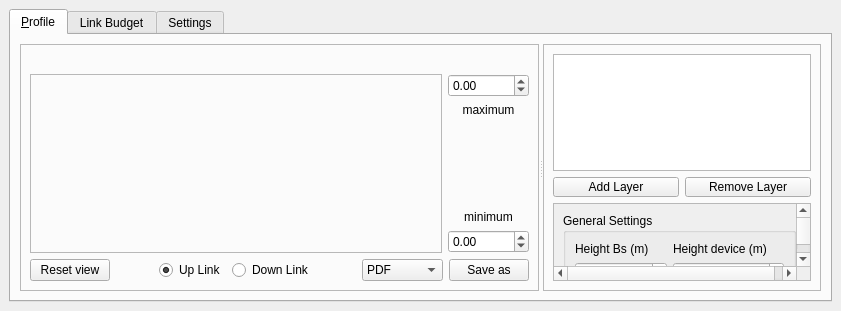
<?xml version="1.0" encoding="UTF-8"?>
<ui version="4.0">
 <class>ProfileTool</class>
 <widget class="QDockWidget" name="ProfileTool">
  <property name="geometry">
   <rect>
    <x>0</x>
    <y>0</y>
    <width>841</width>
    <height>311</height>
   </rect>
  </property>
  <property name="windowTitle">
   <string>SigFox Profile Tool</string>
  </property>
  <widget class="QWidget" name="dockWidgetContents">
   <property name="sizePolicy">
    <sizepolicy hsizetype="Expanding" vsizetype="Expanding">
     <horstretch>0</horstretch>
     <verstretch>0</verstretch>
    </sizepolicy>
   </property>
   <layout class="QVBoxLayout" name="verticalLayout">
    <item>
     <widget class="QTabWidget" name="PtxBs">
      <property name="enabled">
       <bool>true</bool>
      </property>
      <property name="autoFillBackground">
       <bool>true</bool>
      </property>
      <property name="tabPosition">
       <enum>QTabWidget::North</enum>
      </property>
      <property name="tabShape">
       <enum>QTabWidget::Rounded</enum>
      </property>
      <property name="currentIndex">
       <number>0</number>
      </property>
      <property name="elideMode">
       <enum>Qt::ElideNone</enum>
      </property>
      <property name="usesScrollButtons">
       <bool>true</bool>
      </property>
      <widget class="QWidget" name="tab_1">
       <property name="sizePolicy">
        <sizepolicy hsizetype="Expanding" vsizetype="Expanding">
         <horstretch>0</horstretch>
         <verstretch>0</verstretch>
        </sizepolicy>
       </property>
       <attribute name="title">
        <string>&amp;Profile</string>
       </attribute>
       <layout class="QHBoxLayout" name="horizontalLayout_5">
        <item>
         <widget class="QSplitter" name="splitter">
          <property name="orientation">
           <enum>Qt::Horizontal</enum>
          </property>
          <widget class="QFrame" name="frame">
           <property name="minimumSize">
            <size>
             <width>393</width>
             <height>186</height>
            </size>
           </property>
           <property name="frameShape">
            <enum>QFrame::StyledPanel</enum>
           </property>
           <property name="frameShadow">
            <enum>QFrame::Raised</enum>
           </property>
           <layout class="QGridLayout" name="gridLayout_3">
            <item row="1" column="0">
             <widget class="QFrame" name="frame_for_plot">
              <property name="sizePolicy">
               <sizepolicy hsizetype="Expanding" vsizetype="Preferred">
                <horstretch>0</horstretch>
                <verstretch>1</verstretch>
               </sizepolicy>
              </property>
              <property name="frameShape">
               <enum>QFrame::StyledPanel</enum>
              </property>
              <property name="frameShadow">
               <enum>QFrame::Raised</enum>
              </property>
              <layout class="QVBoxLayout" name="verticalLayout_4"/>
             </widget>
            </item>
            <item row="0" column="0" colspan="2">
             <layout class="QHBoxLayout" name="horizontalLayout_7">
              <property name="rightMargin">
               <number>0</number>
              </property>
              <property name="bottomMargin">
               <number>0</number>
              </property>
              <item>
               <widget class="QLabel" name="lossPropagationlabel">
                <property name="text">
                 <string/>
                </property>
               </widget>
              </item>
              <item>
               <widget class="QLabel" name="Obstaculeslabel">
                <property name="text">
                 <string/>
                </property>
               </widget>
              </item>
              <item>
               <widget class="QLabel" name="Difractionlabel">
                <property name="text">
                 <string/>
                </property>
               </widget>
              </item>
              <item>
               <widget class="QLabel" name="indoorlabel">
                <property name="text">
                 <string/>
                </property>
               </widget>
              </item>
              <item>
               <widget class="QLabel" name="receptionLosslabel">
                <property name="text">
                 <string/>
                </property>
               </widget>
              </item>
             </layout>
            </item>
            <item row="1" column="1">
             <layout class="QVBoxLayout" name="verticalLayout_5">
              <item>
               <widget class="QDoubleSpinBox" name="sbMaxVal">
                <property name="keyboardTracking">
                 <bool>false</bool>
                </property>
                <property name="minimum">
                 <double>-99999.000000000000000</double>
                </property>
                <property name="maximum">
                 <double>99999.000000000000000</double>
                </property>
               </widget>
              </item>
              <item>
               <widget class="QLabel" name="label_2">
                <property name="text">
                 <string>maximum</string>
                </property>
                <property name="alignment">
                 <set>Qt::AlignHCenter|Qt::AlignTop</set>
                </property>
               </widget>
              </item>
              <item>
               <spacer name="verticalSpacer_2">
                <property name="orientation">
                 <enum>Qt::Vertical</enum>
                </property>
                <property name="sizeHint" stdset="0">
                 <size>
                  <width>20</width>
                  <height>40</height>
                 </size>
                </property>
               </spacer>
              </item>
              <item>
               <widget class="QLabel" name="label_3">
                <property name="text">
                 <string>minimum</string>
                </property>
                <property name="alignment">
                 <set>Qt::AlignBottom|Qt::AlignHCenter</set>
                </property>
                <property name="margin">
                 <number>3</number>
                </property>
               </widget>
              </item>
              <item>
               <widget class="QDoubleSpinBox" name="sbMinVal">
                <property name="keyboardTracking">
                 <bool>false</bool>
                </property>
                <property name="minimum">
                 <double>-99999.000000000000000</double>
                </property>
                <property name="maximum">
                 <double>99999.000000000000000</double>
                </property>
               </widget>
              </item>
             </layout>
            </item>
            <item row="2" column="0" colspan="2">
             <layout class="QHBoxLayout" name="horizontalLayout_8">
              <property name="spacing">
               <number>6</number>
              </property>
              <property name="bottomMargin">
               <number>0</number>
              </property>
              <item>
               <widget class="QPushButton" name="pushButton_reinitview">
                <property name="text">
                 <string>Reset view</string>
                </property>
               </widget>
              </item>
              <item>
               <spacer name="horizontalSpacer_3">
                <property name="orientation">
                 <enum>Qt::Horizontal</enum>
                </property>
                <property name="sizeHint" stdset="0">
                 <size>
                  <width>40</width>
                  <height>20</height>
                 </size>
                </property>
               </spacer>
              </item>
              <item>
               <widget class="QRadioButton" name="ULradioButton">
                <property name="text">
                 <string>Up Link</string>
                </property>
                <property name="checked">
                 <bool>true</bool>
                </property>
               </widget>
              </item>
              <item>
               <widget class="QRadioButton" name="DLradioButton">
                <property name="text">
                 <string>Down Link</string>
                </property>
               </widget>
              </item>
              <item>
               <spacer name="horizontalSpacer_2">
                <property name="orientation">
                 <enum>Qt::Horizontal</enum>
                </property>
                <property name="sizeHint" stdset="0">
                 <size>
                  <width>40</width>
                  <height>20</height>
                 </size>
                </property>
               </spacer>
              </item>
              <item>
               <widget class="QComboBox" name="cbxSaveAs">
                <item>
                 <property name="text">
                  <string>PDF</string>
                 </property>
                </item>
                <item>
                 <property name="text">
                  <string>PNG</string>
                 </property>
                </item>
                <item>
                 <property name="text">
                  <string>SVG</string>
                 </property>
                </item>
                <item>
                 <property name="text">
                  <string>print (PS)</string>
                 </property>
                </item>
               </widget>
              </item>
              <item>
               <widget class="QPushButton" name="butSaveAs">
                <property name="text">
                 <string>Save as</string>
                </property>
               </widget>
              </item>
             </layout>
            </item>
           </layout>
          </widget>
          <widget class="QFrame" name="frame_2">
           <property name="frameShape">
            <enum>QFrame::StyledPanel</enum>
           </property>
           <property name="frameShadow">
            <enum>QFrame::Raised</enum>
           </property>
           <layout class="QGridLayout" name="gridLayout_17">
            <item row="2" column="0">
             <widget class="QScrollArea" name="scrollArea_3">
              <property name="widgetResizable">
               <bool>true</bool>
              </property>
              <widget class="QWidget" name="scrollAreaWidgetContents_3">
               <property name="geometry">
                <rect>
                 <x>0</x>
                 <y>0</y>
                 <width>362</width>
                 <height>135</height>
                </rect>
               </property>
               <layout class="QGridLayout" name="gridLayout_16">
                <item row="0" column="0">
                 <widget class="QGroupBox" name="groupBox_4">
                  <property name="title">
                   <string>General Settings</string>
                  </property>
                  <layout class="QGridLayout" name="gridLayout_4">
                   <item row="4" column="1">
                    <widget class="QLabel" name="label_4">
                     <property name="text">
                      <string>UL Frequency (MHz)</string>
                     </property>
                    </widget>
                   </item>
                   <item row="5" column="0">
                    <widget class="QDoubleSpinBox" name="Ptxdevice">
                     <property name="value">
                      <double>0.000000000000000</double>
                     </property>
                    </widget>
                   </item>
                   <item row="0" column="0">
                    <widget class="QLabel" name="label_6">
                     <property name="text">
                      <string>Height Bs (m)</string>
                     </property>
                    </widget>
                   </item>
                   <item row="1" column="1">
                    <widget class="QDoubleSpinBox" name="height_device">
                     <property name="toolTip">
                      <string>&lt;html&gt;&lt;head/&gt;&lt;body&gt;&lt;p&gt;Height at which the IoT Device is located above ground level&lt;/p&gt;&lt;/body&gt;&lt;/html&gt;</string>
                     </property>
                     <property name="whatsThis">
                      <string>&lt;html&gt;&lt;head/&gt;&lt;body&gt;&lt;p&gt;&lt;br/&gt;&lt;/p&gt;&lt;/body&gt;&lt;/html&gt;</string>
                     </property>
                     <property name="minimum">
                      <double>1.000000000000000</double>
                     </property>
                     <property name="maximum">
                      <double>10.000000000000000</double>
                     </property>
                     <property name="singleStep">
                      <double>1.000000000000000</double>
                     </property>
                     <property name="value">
                      <double>1.000000000000000</double>
                     </property>
                    </widget>
                   </item>
                   <item row="0" column="1">
                    <widget class="QLabel" name="label_7">
                     <property name="text">
                      <string>Height device (m)</string>
                     </property>
                    </widget>
                   </item>
                   <item row="1" column="0">
                    <widget class="QDoubleSpinBox" name="height_BS">
                     <property name="toolTip">
                      <string>&lt;html&gt;&lt;head/&gt;&lt;body&gt;&lt;p&gt;height of the BS above ground level&lt;/p&gt;&lt;/body&gt;&lt;/html&gt;</string>
                     </property>
                     <property name="whatsThis">
                      <string>&lt;html&gt;&lt;head/&gt;&lt;body&gt;&lt;p&gt;&lt;br/&gt;&lt;/p&gt;&lt;/body&gt;&lt;/html&gt;</string>
                     </property>
                     <property name="minimum">
                      <double>1.000000000000000</double>
                     </property>
                     <property name="maximum">
                      <double>999.990000000000009</double>
                     </property>
                     <property name="singleStep">
                      <double>1.000000000000000</double>
                     </property>
                     <property name="value">
                      <double>1.000000000000000</double>
                     </property>
                    </widget>
                   </item>
                   <item row="4" column="0">
                    <widget class="QLabel" name="label_17">
                     <property name="text">
                      <string>Ptx device (dBm)</string>
                     </property>
                    </widget>
                   </item>
                   <item row="5" column="1">
                    <widget class="QDoubleSpinBox" name="frequency">
                     <property name="toolTip">
                      <string>&lt;html&gt;&lt;head/&gt;&lt;body&gt;&lt;p&gt;Operation frequency of the system&lt;/p&gt;&lt;/body&gt;&lt;/html&gt;</string>
                     </property>
                     <property name="whatsThis">
                      <string>&lt;html&gt;&lt;head/&gt;&lt;body&gt;&lt;p&gt;&lt;br/&gt;&lt;/p&gt;&lt;/body&gt;&lt;/html&gt;</string>
                     </property>
                     <property name="decimals">
                      <number>2</number>
                     </property>
                     <property name="minimum">
                      <double>1.000000000000000</double>
                     </property>
                     <property name="maximum">
                      <double>9999.989999999999782</double>
                     </property>
                     <property name="singleStep">
                      <double>1.000000000000000</double>
                     </property>
                     <property name="value">
                      <double>1.000000000000000</double>
                     </property>
                    </widget>
                   </item>
                  </layout>
                 </widget>
                </item>
               </layout>
              </widget>
             </widget>
            </item>
            <item row="0" column="0">
             <widget class="QTableView" name="tableView">
              <property name="sizePolicy">
               <sizepolicy hsizetype="Preferred" vsizetype="Expanding">
                <horstretch>0</horstretch>
                <verstretch>0</verstretch>
               </sizepolicy>
              </property>
              <property name="minimumSize">
               <size>
                <width>10</width>
                <height>10</height>
               </size>
              </property>
             </widget>
            </item>
            <item row="1" column="0">
             <layout class="QHBoxLayout" name="horizontalLayout">
              <property name="spacing">
               <number>6</number>
              </property>
              <property name="leftMargin">
               <number>0</number>
              </property>
              <property name="topMargin">
               <number>0</number>
              </property>
              <property name="bottomMargin">
               <number>0</number>
              </property>
              <item>
               <widget class="QPushButton" name="pushButton_2">
                <property name="minimumSize">
                 <size>
                  <width>10</width>
                  <height>20</height>
                 </size>
                </property>
                <property name="text">
                 <string>Add Layer</string>
                </property>
                <property name="autoRepeat">
                 <bool>false</bool>
                </property>
                <property name="autoDefault">
                 <bool>false</bool>
                </property>
                <property name="default">
                 <bool>false</bool>
                </property>
                <property name="flat">
                 <bool>false</bool>
                </property>
               </widget>
              </item>
              <item>
               <widget class="QPushButton" name="pushButton">
                <property name="minimumSize">
                 <size>
                  <width>10</width>
                  <height>20</height>
                 </size>
                </property>
                <property name="text">
                 <string>Remove Layer</string>
                </property>
               </widget>
              </item>
             </layout>
            </item>
           </layout>
          </widget>
         </widget>
        </item>
       </layout>
      </widget>
      <widget class="QWidget" name="tab_2">
       <attribute name="title">
        <string>Link Budget</string>
       </attribute>
       <layout class="QGridLayout" name="gridLayout_19">
        <item row="0" column="0">
         <widget class="QTextEdit" name="linkBudgetText"/>
        </item>
       </layout>
      </widget>
      <widget class="QWidget" name="tab">
       <attribute name="title">
        <string>Settings</string>
       </attribute>
       <layout class="QGridLayout" name="gridLayout_2">
        <item row="0" column="0" rowspan="2">
         <widget class="QGroupBox" name="groupBox_5">
          <property name="title">
           <string>Propagation Model Setting</string>
          </property>
          <layout class="QGridLayout" name="gridLayout_5">
           <item row="0" column="0">
            <widget class="QScrollArea" name="scrollArea">
             <property name="widgetResizable">
              <bool>true</bool>
             </property>
             <widget class="QWidget" name="scrollAreaWidgetContents">
              <property name="geometry">
               <rect>
                <x>0</x>
                <y>-99</y>
                <width>358</width>
                <height>518</height>
               </rect>
              </property>
              <layout class="QGridLayout" name="gridLayout_9">
               <item row="3" column="0">
                <widget class="QGroupBox" name="groupBox_8">
                 <property name="title">
                  <string>Erceg-SUI</string>
                 </property>
                 <layout class="QGridLayout" name="gridLayout_11">
                  <item row="1" column="0">
                   <widget class="QRadioButton" name="AercegradioButton">
                    <property name="text">
                     <string>Category A</string>
                    </property>
                    <property name="checked">
                     <bool>false</bool>
                    </property>
                   </widget>
                  </item>
                  <item row="1" column="2">
                   <widget class="QRadioButton" name="CercegradioButton">
                    <property name="text">
                     <string>Category C</string>
                    </property>
                    <property name="checked">
                     <bool>true</bool>
                    </property>
                   </widget>
                  </item>
                  <item row="0" column="1">
                   <widget class="QLabel" name="label_12">
                    <property name="text">
                     <string>Category</string>
                    </property>
                   </widget>
                  </item>
                  <item row="1" column="1">
                   <widget class="QRadioButton" name="BercegradioButton">
                    <property name="text">
                     <string>Category B</string>
                    </property>
                   </widget>
                  </item>
                 </layout>
                </widget>
               </item>
               <item row="5" column="0">
                <widget class="QGroupBox" name="groupBox_10">
                 <property name="title">
                  <string>Ericcson</string>
                 </property>
                 <layout class="QGridLayout" name="gridLayout_13">
                  <item row="1" column="0">
                   <widget class="QRadioButton" name="UericsonradioButton">
                    <property name="text">
                     <string>Urban</string>
                    </property>
                    <property name="checked">
                     <bool>false</bool>
                    </property>
                   </widget>
                  </item>
                  <item row="1" column="2">
                   <widget class="QRadioButton" name="RericsonradioButton">
                    <property name="text">
                     <string>Rural</string>
                    </property>
                    <property name="checked">
                     <bool>false</bool>
                    </property>
                   </widget>
                  </item>
                  <item row="0" column="1">
                   <widget class="QLabel" name="label_14">
                    <property name="text">
                     <string>Type Scenarios</string>
                    </property>
                   </widget>
                  </item>
                  <item row="1" column="1">
                   <widget class="QRadioButton" name="SUericsonradioButton">
                    <property name="text">
                     <string>Sub Urban</string>
                    </property>
                    <property name="checked">
                     <bool>true</bool>
                    </property>
                   </widget>
                  </item>
                 </layout>
                </widget>
               </item>
               <item row="2" column="0">
                <widget class="QGroupBox" name="groupBox_7">
                 <property name="title">
                  <string>Okumura-Hata</string>
                 </property>
                 <layout class="QGridLayout" name="gridLayout_10">
                  <item row="2" column="0" colspan="3">
                   <widget class="QComboBox" name="HatacomboBox"/>
                  </item>
                  <item row="0" column="1">
                   <widget class="QLabel" name="label_11">
                    <property name="text">
                     <string>Type Scenarios</string>
                    </property>
                   </widget>
                  </item>
                  <item row="1" column="2">
                   <widget class="QRadioButton" name="RhataradioButton">
                    <property name="text">
                     <string>Rural</string>
                    </property>
                   </widget>
                  </item>
                  <item row="1" column="0">
                   <widget class="QRadioButton" name="UhataradioButton">
                    <property name="text">
                     <string>Urban</string>
                    </property>
                    <property name="checked">
                     <bool>true</bool>
                    </property>
                   </widget>
                  </item>
                  <item row="1" column="1">
                   <widget class="QRadioButton" name="SUhataradioButton">
                    <property name="text">
                     <string>Sub Urban</string>
                    </property>
                   </widget>
                  </item>
                 </layout>
                </widget>
               </item>
               <item row="1" column="0">
                <widget class="QGroupBox" name="groupBox_6">
                 <property name="title">
                  <string>Lee Model</string>
                 </property>
                 <layout class="QGridLayout" name="gridLayout_8">
                  <item row="0" column="1">
                   <widget class="QComboBox" name="LeecomboBox"/>
                  </item>
                  <item row="0" column="0">
                   <widget class="QLabel" name="label_10">
                    <property name="text">
                     <string>Scenarios</string>
                    </property>
                   </widget>
                  </item>
                 </layout>
                </widget>
               </item>
               <item row="4" column="0">
                <widget class="QGroupBox" name="groupBox_9">
                 <property name="title">
                  <string>ECC-33</string>
                 </property>
                 <layout class="QGridLayout" name="gridLayout_12">
                  <item row="2" column="0">
                   <widget class="QComboBox" name="E33comboBox"/>
                  </item>
                  <item row="1" column="0">
                   <widget class="QLabel" name="label_13">
                    <property name="text">
                     <string>Type City</string>
                    </property>
                    <property name="alignment">
                     <set>Qt::AlignCenter</set>
                    </property>
                   </widget>
                  </item>
                 </layout>
                </widget>
               </item>
               <item row="6" column="0">
                <widget class="QGroupBox" name="groupBox_11">
                 <property name="title">
                  <string>Walfish-Ikegami</string>
                 </property>
                 <layout class="QGridLayout" name="gridLayout_15">
                  <item row="0" column="0">
                   <widget class="QComboBox" name="WalfikegcomboBox"/>
                  </item>
                 </layout>
                </widget>
               </item>
               <item row="0" column="0">
                <widget class="QGroupBox" name="groupBox_2">
                 <property name="title">
                  <string>Choose Propagation Model</string>
                 </property>
                 <layout class="QVBoxLayout" name="verticalLayout_6">
                  <item>
                   <widget class="QComboBox" name="modelPropagation"/>
                  </item>
                 </layout>
                </widget>
               </item>
              </layout>
             </widget>
            </widget>
           </item>
          </layout>
         </widget>
        </item>
        <item row="2" column="0">
         <spacer name="horizontalSpacer">
          <property name="orientation">
           <enum>Qt::Horizontal</enum>
          </property>
          <property name="sizeHint" stdset="0">
           <size>
            <width>40</width>
            <height>20</height>
           </size>
          </property>
         </spacer>
        </item>
        <item row="2" column="1">
         <widget class="QPushButton" name="saveconfButton">
          <property name="toolTip">
           <string>&lt;html&gt;&lt;head/&gt;&lt;body&gt;&lt;p&gt;Save changes&lt;/p&gt;&lt;p&gt;&lt;br/&gt;&lt;/p&gt;&lt;/body&gt;&lt;/html&gt;</string>
          </property>
          <property name="whatsThis">
           <string>&lt;html&gt;&lt;head/&gt;&lt;body&gt;&lt;p&gt;&lt;br/&gt;&lt;/p&gt;&lt;/body&gt;&lt;/html&gt;</string>
          </property>
          <property name="text">
           <string>Save Settings</string>
          </property>
         </widget>
        </item>
        <item row="0" column="1">
         <widget class="QGroupBox" name="groupBox">
          <property name="title">
           <string>Radioelectric Parameters Settings</string>
          </property>
          <layout class="QGridLayout" name="gridLayout_28">
           <item row="0" column="0">
            <widget class="QScrollArea" name="scrollArea_2">
             <property name="widgetResizable">
              <bool>true</bool>
             </property>
             <widget class="QWidget" name="scrollAreaWidgetContents_2">
              <property name="geometry">
               <rect>
                <x>0</x>
                <y>0</y>
                <width>357</width>
                <height>414</height>
               </rect>
              </property>
              <layout class="QGridLayout" name="gridLayout_6">
               <item row="0" column="0">
                <widget class="QGroupBox" name="groupBox_14">
                 <property name="title">
                  <string>Base Station</string>
                 </property>
                 <layout class="QGridLayout" name="gridLayout_20">
                  <item row="0" column="0">
                   <widget class="QLabel" name="label_5">
                    <property name="text">
                     <string>Ptx BS (dBm)</string>
                    </property>
                   </widget>
                  </item>
                  <item row="1" column="0">
                   <widget class="QDoubleSpinBox" name="PtxBS"/>
                  </item>
                  <item row="4" column="1">
                   <widget class="QDoubleSpinBox" name="sensivityBS">
                    <property name="minimum">
                     <double>-999.000000000000000</double>
                    </property>
                    <property name="maximum">
                     <double>0.000000000000000</double>
                    </property>
                    <property name="value">
                     <double>0.000000000000000</double>
                    </property>
                   </widget>
                  </item>
                  <item row="3" column="1">
                   <widget class="QLabel" name="label_16">
                    <property name="text">
                     <string>Sensitivity BS (dBm)</string>
                    </property>
                   </widget>
                  </item>
                  <item row="1" column="1">
                   <widget class="QDoubleSpinBox" name="G_BS">
                    <property name="toolTip">
                     <string>&lt;html&gt;&lt;head/&gt;&lt;body&gt;&lt;p&gt;BS antenna gain &lt;/p&gt;&lt;p&gt;&lt;br/&gt;&lt;/p&gt;&lt;/body&gt;&lt;/html&gt;</string>
                    </property>
                    <property name="whatsThis">
                     <string>&lt;html&gt;&lt;head/&gt;&lt;body&gt;&lt;p&gt;&lt;br/&gt;&lt;/p&gt;&lt;/body&gt;&lt;/html&gt;</string>
                    </property>
                    <property name="minimum">
                     <double>-99.989999999999995</double>
                    </property>
                    <property name="singleStep">
                     <double>1.000000000000000</double>
                    </property>
                    <property name="value">
                     <double>0.000000000000000</double>
                    </property>
                   </widget>
                  </item>
                  <item row="0" column="1">
                   <widget class="QLabel" name="label_8">
                    <property name="text">
                     <string>Antenna Gain BS (dBi)</string>
                    </property>
                   </widget>
                  </item>
                  <item row="4" column="0">
                   <widget class="QDoubleSpinBox" name="cableLossBs">
                    <property name="value">
                     <double>0.000000000000000</double>
                    </property>
                   </widget>
                  </item>
                  <item row="3" column="0">
                   <widget class="QLabel" name="label_18">
                    <property name="text">
                     <string>Cable Loss BS (dB)</string>
                    </property>
                   </widget>
                  </item>
                 </layout>
                </widget>
               </item>
               <item row="1" column="0">
                <widget class="QGroupBox" name="groupBox_15">
                 <property name="title">
                  <string>IoT Device</string>
                 </property>
                 <layout class="QGridLayout" name="gridLayout_21">
                  <item row="0" column="0">
                   <widget class="QLabel" name="label_19">
                    <property name="text">
                     <string>Antenna Gain Device (dBi)</string>
                    </property>
                   </widget>
                  </item>
                  <item row="1" column="0">
                   <widget class="QDoubleSpinBox" name="G_device">
                    <property name="minimum">
                     <double>-99.989999999999995</double>
                    </property>
                   </widget>
                  </item>
                  <item row="1" column="1">
                   <widget class="QDoubleSpinBox" name="Cable_Loss_device"/>
                  </item>
                  <item row="0" column="1">
                   <widget class="QLabel" name="label_22">
                    <property name="text">
                     <string>Cable Loss Device (dB)</string>
                    </property>
                   </widget>
                  </item>
                 </layout>
                </widget>
               </item>
               <item row="3" column="0">
                <widget class="QGroupBox" name="groupBox_3">
                 <property name="title">
                  <string>Others</string>
                 </property>
                 <layout class="QGridLayout" name="gridLayout_7">
                  <item row="3" column="2">
                   <widget class="QLabel" name="label_21">
                    <property name="text">
                     <string>Miscellaneous loss (dB)</string>
                    </property>
                   </widget>
                  </item>
                  <item row="4" column="2">
                   <widget class="QDoubleSpinBox" name="miscellaneousLoss"/>
                  </item>
                  <item row="0" column="2">
                   <widget class="QLabel" name="label">
                    <property name="text">
                     <string>K Factor</string>
                    </property>
                   </widget>
                  </item>
                  <item row="3" column="1">
                   <widget class="QLabel" name="label_20">
                    <property name="text">
                     <string>Indoor Loss (dB)</string>
                    </property>
                   </widget>
                  </item>
                  <item row="1" column="1">
                   <widget class="QDoubleSpinBox" name="deltaFrequencyDL"/>
                  </item>
                  <item row="4" column="1">
                   <widget class="QDoubleSpinBox" name="indoorLoss">
                    <property name="value">
                     <double>0.000000000000000</double>
                    </property>
                   </widget>
                  </item>
                  <item row="1" column="2">
                   <widget class="QDoubleSpinBox" name="Kfactor">
                    <property name="decimals">
                     <number>3</number>
                    </property>
                    <property name="minimum">
                     <double>-99.989999999999995</double>
                    </property>
                    <property name="singleStep">
                     <double>0.100000000000000</double>
                    </property>
                    <property name="value">
                     <double>0.000000000000000</double>
                    </property>
                   </widget>
                  </item>
                  <item row="0" column="1">
                   <widget class="QLabel" name="label_23">
                    <property name="text">
                     <string>Delta frequency for DL (MHz)</string>
                    </property>
                   </widget>
                  </item>
                 </layout>
                </widget>
               </item>
               <item row="2" column="0">
                <widget class="QGroupBox" name="groupBox_12">
                 <property name="title">
                  <string>Urban Settings</string>
                 </property>
                 <layout class="QGridLayout" name="gridLayout_14">
                  <item row="2" column="1">
                   <widget class="QLabel" name="label_9">
                    <property name="text">
                     <string>Height by Floor (m)</string>
                    </property>
                   </widget>
                  </item>
                  <item row="3" column="1">
                   <widget class="QDoubleSpinBox" name="HeightbyFloor">
                    <property name="minimum">
                     <double>1.000000000000000</double>
                    </property>
                    <property name="maximum">
                     <double>5.000000000000000</double>
                    </property>
                    <property name="singleStep">
                     <double>0.100000000000000</double>
                    </property>
                    <property name="value">
                     <double>1.000000000000000</double>
                    </property>
                   </widget>
                  </item>
                  <item row="3" column="0">
                   <widget class="QSpinBox" name="Urbanres">
                    <property name="minimum">
                     <number>1</number>
                    </property>
                    <property name="value">
                     <number>1</number>
                    </property>
                   </widget>
                  </item>
                  <item row="2" column="0">
                   <widget class="QLabel" name="label_15">
                    <property name="text">
                     <string>Urban Resolution (m)</string>
                    </property>
                   </widget>
                  </item>
                 </layout>
                </widget>
               </item>
              </layout>
             </widget>
            </widget>
           </item>
          </layout>
         </widget>
        </item>
       </layout>
      </widget>
     </widget>
    </item>
   </layout>
  </widget>
 </widget>
 <resources/>
 <connections/>
</ui>
